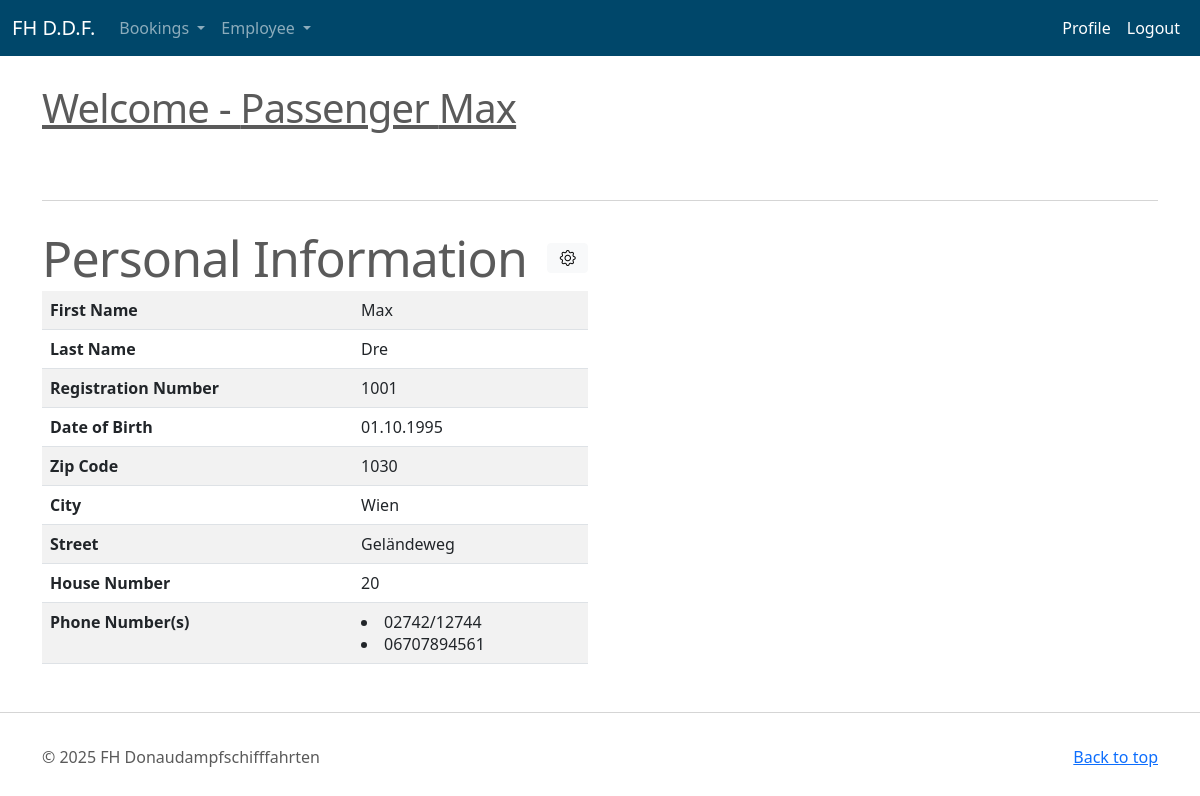
The app's page /profile (signed in) with its own data.
### tables this page shows
CREATE TABLE "Person" (
    /* hab das auf PANr geaendert da es sonst mit den spaeteren FKs zach wird mit dem zusammengesetzten SVNR + GebDatum*/
    "PANr" NUMBER(4),
    /* es gibt keinen eigenen date type kann als int, text, oder real angegeben werden */ 
    "GebDatum" INTEGER,
    "Vorname" TEXT(50),
    "Nachname" TEXT(50),
    "PLZ" NUMBER(4),
    "Ort" TEXT(50),
    "Strasse" TEXT(50),
    "Hausnummer" NUMBER(4),
    CONSTRAINT pk_Person PRIMARY KEY (PANr)
);

CREATE TABLE "user" (
  id INTEGER PRIMARY KEY AUTOINCREMENT,
  username TEXT UNIQUE NOT NULL,
  password TEXT NOT NULL
);

CREATE TABLE "Telefonnummer" (
    "TelNummer" TEXT(20),
    "PANr" NUMBER(4),
    CONSTRAINT pk_Telefonnummer PRIMARY KEY (PANr, TelNummer),
    CONSTRAINT fk_Telefonnummer_Person FOREIGN KEY (PANr) REFERENCES Person (PANr)
        ON DELETE CASCADE
);

### flask_auu/profile.py (the view)
@bp.route('/profile')
@login_required
def profile():
    db = get_db()
    user_data = db.execute(
        "SELECT VORNAME, NACHNAME, strftime('%d.%m.%Y', GebDatum) as GebDatum, PLZ, ORT, STRASSE, Hausnummer FROM PERSON WHERE PANR = ?",
        (g.user['username'],)
    ).fetchone()
    techniker = db.execute(
        'SELECT * FROM Techniker WHERE PANR = ?', (g.user['username'],)
    ).fetchone()
    captain = db.execute(
        'SELECT * FROM Kapitaen WHERE PANR = ?', (g.user['username'],)
    ).fetchone()
    passenger = db.execute(
        'SELECT * FROM Passagier WHERE PANR = ?', (g.user['username'],)
    ).fetchone()
    user_tel = db.execute(
        'SELECT TELNUMMER FROM TELEFONNUMMER WHERE PANR = ?',
        (g.user['username'],)
    ).fetchall()
    if captain:
        role = 'Captain'
    elif techniker:
        role = 'Technician'
    elif passenger:
        role = 'Passenger'
    else:
        role = 'Guest'
    return render_template('profile/profile.html', user_data=user_data, user_tel=user_tel, role=role)

### flask_auu/auth.py (called while the page is built)
@bp.before_app_request
def load_logged_in_user():
    user_id = session.get('user_id')
    if session.get('history') is None:
        session['history'] = "Usage history since last login:\n"
    if user_id is None:
        g.user = None
    else:
        g.user = get_db().execute(
            'SELECT * FROM user WHERE id = ?', (user_id,)
        ).fetchone()

def login_required(view):
    @functools.wraps(view)
    def wrapped_view(**kwargs):
        if g.user is None:
            return redirect(url_for('auth.login'))
        return view(**kwargs)
    return wrapped_view

### flask_auu/db.py (called while the page is built)
def get_db():
        print('get_db(): before db is accessed...', flush=True)
        if 'db' not in g:
            g.db = sqlite3.connect(
                current_app.config['DATABASE'],
                detect_types=sqlite3.PARSE_DECLTYPES
            )
            g.db.row_factory = sqlite3.Row
        return g.db

### flask_auu/templates/profile/profile.html
<head>
    <link rel="stylesheet" href="https://cdn.jsdelivr.net/npm/bootstrap-icons/font/bootstrap-icons.css">
</head>
{% extends 'base.html' %}
{% block content %}
<div class="container marketing">
    <div class="signpost"><h1>Welcome - {{ role }} {{ user_data['VORNAME'] }}</h1></div>
    <hr class="featurette-divider">
    <div class="row featurette">
        <div class="col-md-6">
            <h2 class="featurette-heading d-flex justify-content-between align-items-center">Personal Information<a href="/profile_update" class="btn btn-light"><i class="bi bi-gear"></i></a></h2>
            <table class="table table-responsive table-striped table-hover">
                <tbody>
                    <tr>
                        <th>First Name</th>
                        <td>{{ user_data['VORNAME'] }}</td>
                    </tr>
                    <tr>
                        <th>Last Name</th>
                        <td>{{ user_data['NACHNAME'] }}</td>
                    </tr>
                    <tr>
                        <th>Registration Number</th>
                        <td>{{ g.user['username'] }}</td>
                    </tr>
                    <tr>
                        <th>Date of Birth</th>
                        <td>{{ user_data['GebDatum'] }}</td>
                    </tr>
                    <tr>
                        <th>Zip Code</th>
                        <td>{{ user_data['PLZ'] }}</td>
                    </tr>
                    <tr>
                        <th>City</th>
                        <td>{{ user_data['ORT'] }}</td>
                    </tr>
                    <tr>
                        <th>Street</th>
                        <td>{{ user_data['STRASSE'] }}</td>
                    </tr>
                    <tr>
                        <th>House Number</th>
                        <td>{{ user_data['Hausnummer'] }}</td>
                    </tr>
                    <tr>
                        <th>Phone Number(s)</th>
                        <td>
                            {% for tels in user_tel %}
                                <li>{{ tels['TELNUMMER'] }}</li>
                            {% endfor %}
                        </td>
                    </tr>
                </tbody>
            </table>
        </div>
    </div>
</div>
{% endblock %}

### records on screen
Person: VORNAME "Max", NACHNAME "Dre", PLZ "1030", ORT "Wien", STRASSE "Geländeweg", Hausnummer "20"
user: user.username "1001"
Telefonnummer: TELNUMMER "02742/12744"
Telefonnummer: TELNUMMER "06707894561"

### other values on screen
{{ role }} "Passenger"
{{ user_data['GebDatum'] }} "01.10.1995"
